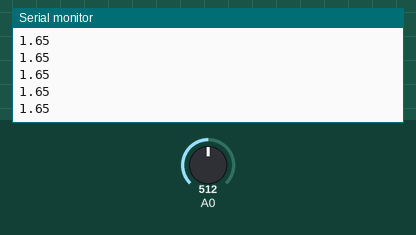
Recording of a sketch running on a simulated Arduino Zero (SAMD21). Parts: the last lines printed to the serial monitor. The inputs (shaded band) are chosen by the test bench; at power-on: A0 = 512 (analog values on the 0–1023 scale).

Above: at 1.2 s.
1.3 s: A0 set to 716
At 1.8 s:
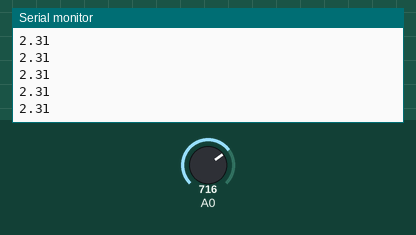
2.8 s: A0 set to 900
At 3.5 s:
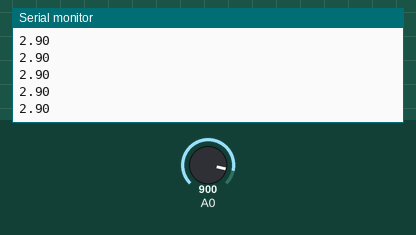
Timing chart, 0 to 5.8 s (numbered marks = the images above; inputs shaded):
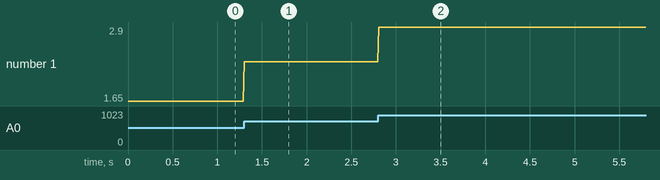

The sketch:

raspi_analog_v_reader.ino
```cpp
// 2021/07/25 imo lab.
// 2023/05/05 分解能設定追加
//https://garchiving.com/

// Note: A0 pin read around 0.5V with connecting to nothing.

void setup() {
  Serial.begin(9600);
  analogReadResolution(12);
}

uint16_t raw;
float v;

void loop() {
  raw = analogRead(A0);
  v   = raw * 3.3 / (1 << 12);

  Serial.println(v);
  delay(10);
}
```

Measured:
- after the input at 1.3 s, the serial monitor: prints a new line at once (image 1)
- after the input at 2.8 s, the serial monitor: prints a new line at once (image 2)
- plotted number 1: 1.65 → 2.31 after the input at 1.3 s, 2.31 → 2.9 after the input at 2.8 s
